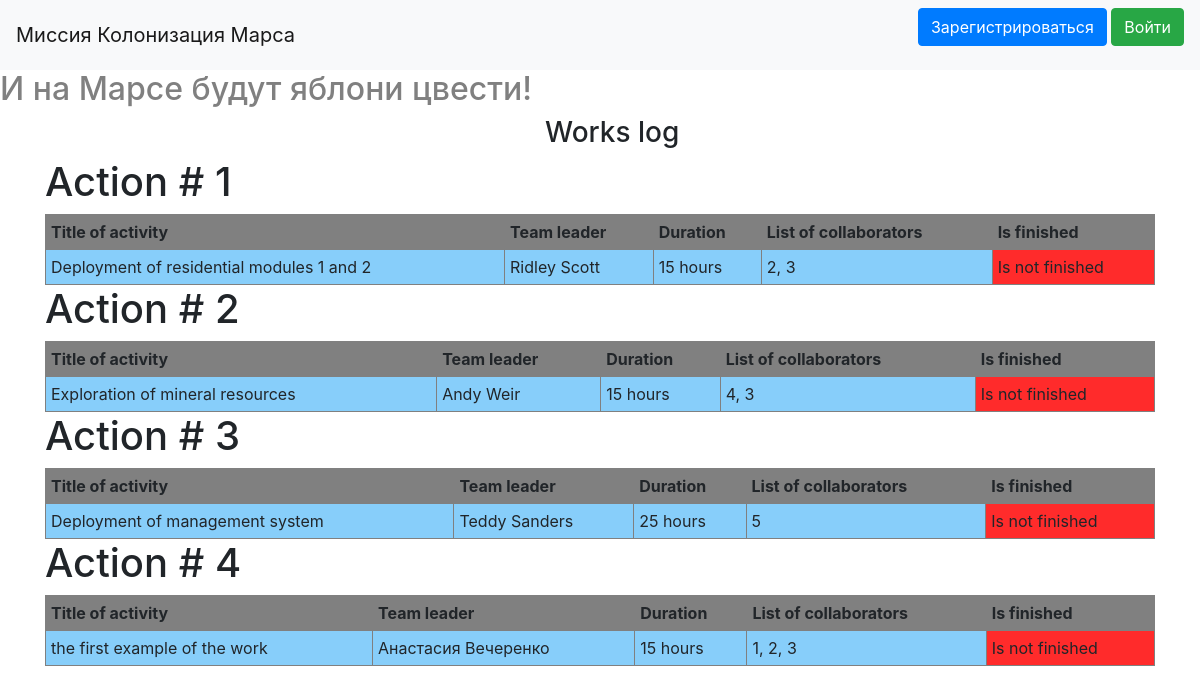
Before: / with the older database file.
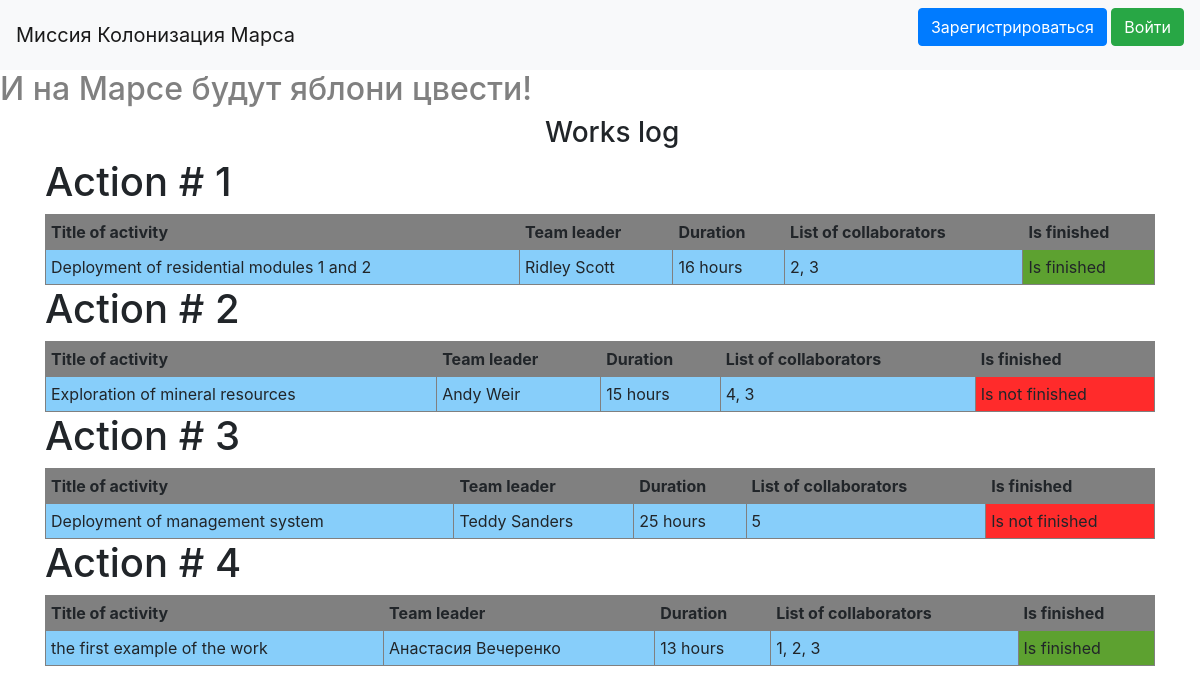
After: the same page with the newer database file.
### data/jobs.py (models this page shows)
class Jobs(SqlAlchemyBase):
    __tablename__ = 'jobs'
    id = sqlalchemy.Column(sqlalchemy.Integer,
                           primary_key=True, autoincrement=True)
    team_leader = sqlalchemy.Column(sqlalchemy.Integer,
                                    sqlalchemy.ForeignKey("users.id"))
    user = orm.relation('User')
    job = sqlalchemy.Column(sqlalchemy.String, nullable=True)
    work_size = sqlalchemy.Column(sqlalchemy.Integer, nullable=True)
    collaborators = sqlalchemy.Column(sqlalchemy.String, nullable=True)
    start_date = sqlalchemy.Column(sqlalchemy.DateTime,
                                   default=datetime.datetime.now)
    end_date = sqlalchemy.Column(sqlalchemy.DateTime, nullable=True)
    is_finished = sqlalchemy.Column(sqlalchemy.Boolean, default=True)

### main.py (the view)
@app.route('/')
def table():
    global_init("db/mars_explorer.db")
    db_sess = create_session()
    list_jobs = []
    for job in db_sess.query(Jobs).all():
        list_jobs.append({'id': job.id, 'title': job.job, 'leader': f'{job.user.name} {job.user.surname}',
                          'duration': job.work_size, 'list': job.collaborators, 'finish': job.is_finished,
                          'team_leader': job.team_leader})
    return render_template('table.html', data=list_jobs)

### data/db_session.py (called while the page is built, shortened)
def global_init(db_file):
    global __factory
    if __factory:
        return

def create_session() -> Session:
    global __factory
    return __factory()

### templates/table.html (shortened to what this page needs)
{% extends "base.html" %}
{% block content %}
<h3>Works log</h3>
{% for item in data %}
    <h1>Action # {{item['id']}}</h1>
    <table border="1" width="100%" cellpadding="5">
        <tr>
            <th bgcolor="#808080">Title of activity</th>
            <th bgcolor="#808080">Team leader</th>
            <th bgcolor="#808080">Duration</th>
            <th bgcolor="#808080">List of collaborators</th>
            <th bgcolor="#808080">Is finished</th>
        </tr>
        <tr>
            <td bgcolor="#87cefa">{{item['title']}}</td>
            <td bgcolor="#87cefa">{{item['leader']}}</td>
            <td bgcolor="#87cefa">{{item['duration']}} hours</td>
            <td bgcolor="#87cefa">{{item['list']}}</td>
            {% if item['finish'] == False %}
                <td bgcolor="#ff2b2b">Is not finished</td>
            {% else %}
                <td bgcolor="#5da130">Is finished</td>
            {% endif %}
        </tr>
    </table>
{% endfor %}
{% endblock %}

### templates/base.html (shortened to what this page needs)
<!doctype html>
<html lang="en">
<head>
    <link rel="stylesheet"
          href="https://stackpath.bootstrapcdn.com/bootstrap/4.4.1/css/bootstrap.min.css"
>
</head>
<body>
<header>
    <nav class="navbar navbar-light bg-light">
        <a class="navbar-brand" href="#">Миссия Колонизация Марса</a>
        {% if current_user.is_authenticated %}
    <a class="navbar-brand" href="/logout">{{ current_user.name }}</a>
{% else %}
    <p>
        <a class="btn btn-primary " href="/register">Зарегистрироваться</a>
        <a class="btn btn-success" href="/login">Войти</a>
    </p>
{% endif %}
    </nav>
    <h2>И на Марсе будут яблони цвести!</h2>
</header>
<main role="main" class="container">
    {% block content %}{% endblock %}
</main>
</body>
</html>

### templates/base.html (style rules this page uses)
h2 { color: #808080; }
h3 { margin-left:500px; }

Changed rows visible on the page:
changed Jobs "Deployment of residential modules 1 and 2": duration "15" → "16"; text "Is not finished" → "Is finished"
changed Jobs "the first example of the work": duration "15" → "13"; text "Is not finished" → "Is finished"
